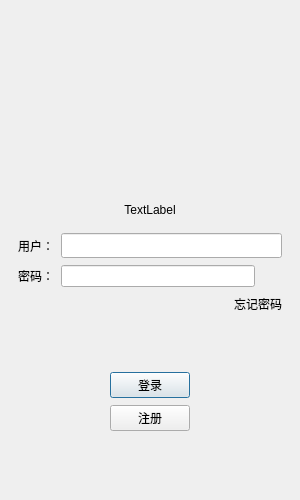
<?xml version="1.0" encoding="UTF-8"?>
<ui version="4.0">
 <class>LoginDialog</class>
 <widget class="QDialog" name="LoginDialog">
  <property name="geometry">
   <rect>
    <x>0</x>
    <y>0</y>
    <width>300</width>
    <height>500</height>
   </rect>
  </property>
  <property name="minimumSize">
   <size>
    <width>300</width>
    <height>500</height>
   </size>
  </property>
  <property name="maximumSize">
   <size>
    <width>300</width>
    <height>500</height>
   </size>
  </property>
  <property name="windowTitle">
   <string>Dialog</string>
  </property>
  <layout class="QVBoxLayout" name="verticalLayout_2">
   <item>
    <layout class="QVBoxLayout" name="verticalLayout">
     <property name="spacing">
      <number>7</number>
     </property>
     <property name="leftMargin">
      <number>7</number>
     </property>
     <property name="topMargin">
      <number>7</number>
     </property>
     <property name="rightMargin">
      <number>7</number>
     </property>
     <property name="bottomMargin">
      <number>7</number>
     </property>
     <item>
      <widget class="QWidget" name="widget" native="true">
       <property name="minimumSize">
        <size>
         <width>0</width>
         <height>0</height>
        </size>
       </property>
       <layout class="QVBoxLayout" name="verticalLayout_3">
        <item>
         <widget class="QLabel" name="img_label">
          <property name="minimumSize">
           <size>
            <width>150</width>
            <height>150</height>
           </size>
          </property>
          <property name="maximumSize">
           <size>
            <width>16777215</width>
            <height>1677215</height>
           </size>
          </property>
          <property name="text">
           <string/>
          </property>
          <property name="pixmap">
           <pixmap resource="rc.qrc">:/res/login_img.png</pixmap>
          </property>
          <property name="alignment">
           <set>Qt::AlignCenter</set>
          </property>
         </widget>
        </item>
        <item>
         <spacer name="verticalSpacer_3">
          <property name="orientation">
           <enum>Qt::Vertical</enum>
          </property>
          <property name="sizeHint" stdset="0">
           <size>
            <width>20</width>
            <height>20</height>
           </size>
          </property>
         </spacer>
        </item>
        <item>
         <widget class="QLabel" name="tip_label">
          <property name="text">
           <string>TextLabel</string>
          </property>
          <property name="alignment">
           <set>Qt::AlignCenter</set>
          </property>
         </widget>
        </item>
       </layout>
      </widget>
     </item>
     <item>
      <layout class="QHBoxLayout" name="horizontalLayout">
       <item>
        <widget class="QLabel" name="user_label">
         <property name="minimumSize">
          <size>
           <width>0</width>
           <height>25</height>
          </size>
         </property>
         <property name="maximumSize">
          <size>
           <width>16777215</width>
           <height>25</height>
          </size>
         </property>
         <property name="text">
          <string>用户：</string>
         </property>
        </widget>
       </item>
       <item>
        <widget class="QLineEdit" name="user_edit">
         <property name="minimumSize">
          <size>
           <width>0</width>
           <height>25</height>
          </size>
         </property>
         <property name="maximumSize">
          <size>
           <width>16777215</width>
           <height>25</height>
          </size>
         </property>
        </widget>
       </item>
      </layout>
     </item>
     <item>
      <layout class="QHBoxLayout" name="horizontalLayout_2">
       <item>
        <widget class="QLabel" name="password_lable">
         <property name="text">
          <string>密码：</string>
         </property>
        </widget>
       </item>
       <item>
        <widget class="QLineEdit" name="password_edit"/>
       </item>
       <item>
        <widget class="ClickedLabel" name="password_visible">
         <property name="minimumSize">
          <size>
           <width>20</width>
           <height>20</height>
          </size>
         </property>
         <property name="maximumSize">
          <size>
           <width>20</width>
           <height>20</height>
          </size>
         </property>
         <property name="text">
          <string/>
         </property>
        </widget>
       </item>
      </layout>
     </item>
     <item>
      <layout class="QHBoxLayout" name="horizontalLayout_3">
       <item>
        <spacer name="horizontalSpacer">
         <property name="orientation">
          <enum>Qt::Horizontal</enum>
         </property>
         <property name="sizeHint" stdset="0">
          <size>
           <width>40</width>
           <height>20</height>
          </size>
         </property>
        </spacer>
       </item>
       <item>
        <widget class="ClickedLabel" name="forget_label">
         <property name="text">
          <string>忘记密码</string>
         </property>
         <property name="alignment">
          <set>Qt::AlignLeading|Qt::AlignLeft|Qt::AlignVCenter</set>
         </property>
        </widget>
       </item>
      </layout>
     </item>
     <item>
      <spacer name="verticalSpacer_2">
       <property name="orientation">
        <enum>Qt::Vertical</enum>
       </property>
       <property name="sizeHint" stdset="0">
        <size>
         <width>20</width>
         <height>40</height>
        </size>
       </property>
      </spacer>
     </item>
     <item>
      <layout class="QHBoxLayout" name="horizontalLayout_4">
       <item>
        <spacer name="horizontalSpacer_2">
         <property name="orientation">
          <enum>Qt::Horizontal</enum>
         </property>
         <property name="sizeHint" stdset="0">
          <size>
           <width>40</width>
           <height>20</height>
          </size>
         </property>
        </spacer>
       </item>
       <item>
        <widget class="QPushButton" name="login_btn">
         <property name="text">
          <string>登录</string>
         </property>
        </widget>
       </item>
       <item>
        <spacer name="horizontalSpacer_3">
         <property name="orientation">
          <enum>Qt::Horizontal</enum>
         </property>
         <property name="sizeHint" stdset="0">
          <size>
           <width>40</width>
           <height>20</height>
          </size>
         </property>
        </spacer>
       </item>
      </layout>
     </item>
     <item>
      <layout class="QHBoxLayout" name="horizontalLayout_5">
       <item>
        <spacer name="horizontalSpacer_5">
         <property name="orientation">
          <enum>Qt::Horizontal</enum>
         </property>
         <property name="sizeHint" stdset="0">
          <size>
           <width>40</width>
           <height>20</height>
          </size>
         </property>
        </spacer>
       </item>
       <item>
        <widget class="QPushButton" name="reg_btn">
         <property name="text">
          <string>注册</string>
         </property>
        </widget>
       </item>
       <item>
        <spacer name="horizontalSpacer_4">
         <property name="orientation">
          <enum>Qt::Horizontal</enum>
         </property>
         <property name="sizeHint" stdset="0">
          <size>
           <width>40</width>
           <height>20</height>
          </size>
         </property>
        </spacer>
       </item>
      </layout>
     </item>
     <item>
      <spacer name="verticalSpacer">
       <property name="orientation">
        <enum>Qt::Vertical</enum>
       </property>
       <property name="sizeHint" stdset="0">
        <size>
         <width>20</width>
         <height>40</height>
        </size>
       </property>
      </spacer>
     </item>
    </layout>
   </item>
  </layout>
 </widget>
 <customwidgets>
  <customwidget>
   <class>ClickedLabel</class>
   <extends>QLabel</extends>
   <header>clickedlabel.h</header>
  </customwidget>
 </customwidgets>
 <resources>
  <include location="rc.qrc"/>
 </resources>
 <connections/>
</ui>
